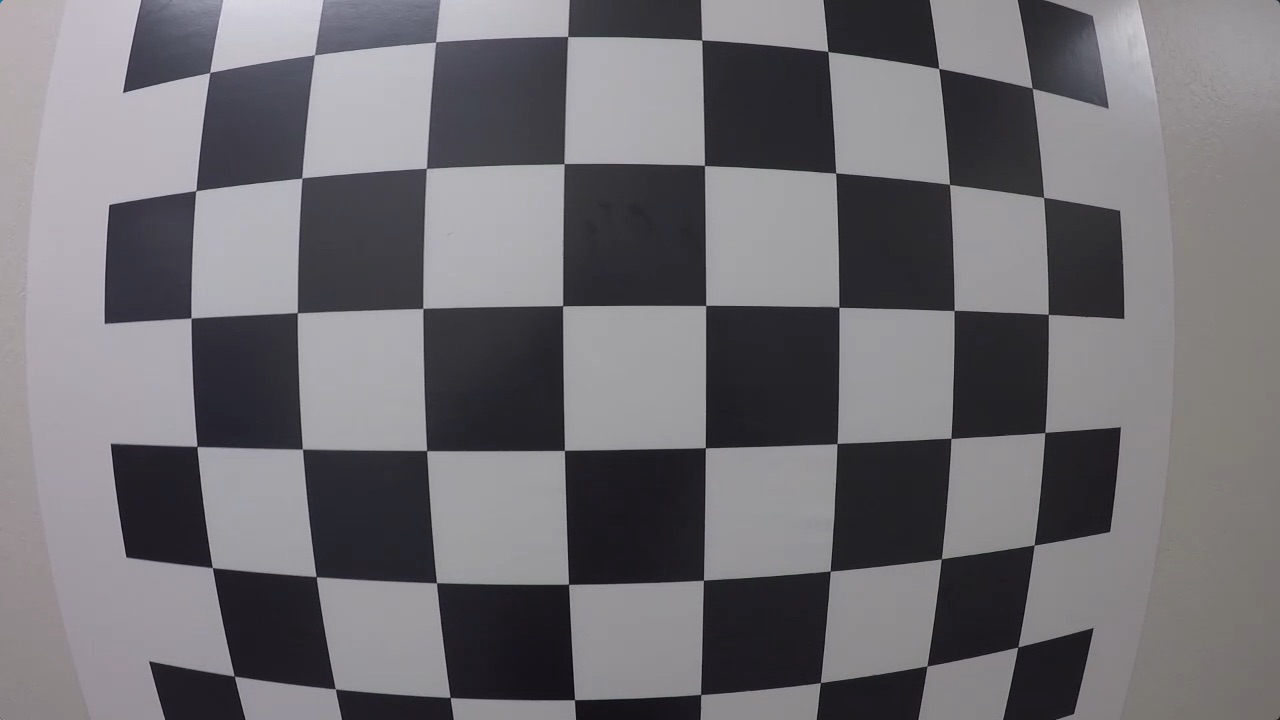
#> input picture calibration_test.png, 1280 x 720 px
$ jupyter execute findingCorners.ipynb
#> lines starting #> are read from the running program, lines starting #| are printed output that depends on the picture; after the words box and inside, x2 and y2 are one past the last pixel; in counts of white or black regions, pixels touching at a corner belong together
[cell 1]
import numpy as np
import cv2
import matplotlib.pyplot as plt
import matplotlib.image as mpimg

# prepare object points
nx = 8
#TODO: enter the number of inside corners in x
ny = 6
#TODO: enter the number of inside corners in y
imagePoints=[]
objPoints = []

objP = np.zeros((6*8,3),np.float32)
objP[:,:2]=np.mgrid[0:8,0:6].T.reshape(-1,2)

# Make a list of calibration images
fname = 'calibration_test.png'
img = cv2.imread(fname)
#> img is the input picture: shape (720, 1280, 3); mean B, G, R 115.4, 110.9, 112.9
# Convert to grayscale
gray = cv2.cvtColor(img, cv2.COLOR_BGR2GRAY)

# Find the chessboard corners
ret, corners = cv2.findChessboardCorners(gray, (nx, ny), None)
#> ret = True; corners = 48 rows, first 8: [209.5, 72.76], [314.5, 54.59], [435.5, 42.04], [567.8, 36.47], [702, 40.03], [827.9, 51.39], [938.9, 68.44], [1032.2, 88.22]
# If found, draw corners
if ret == True:
    imagePoints.append(corners)
    objPoints.append(objP)

    # Draw and display the corners
    cv2.drawChessboardCorners(img, (nx, ny), corners, ret)
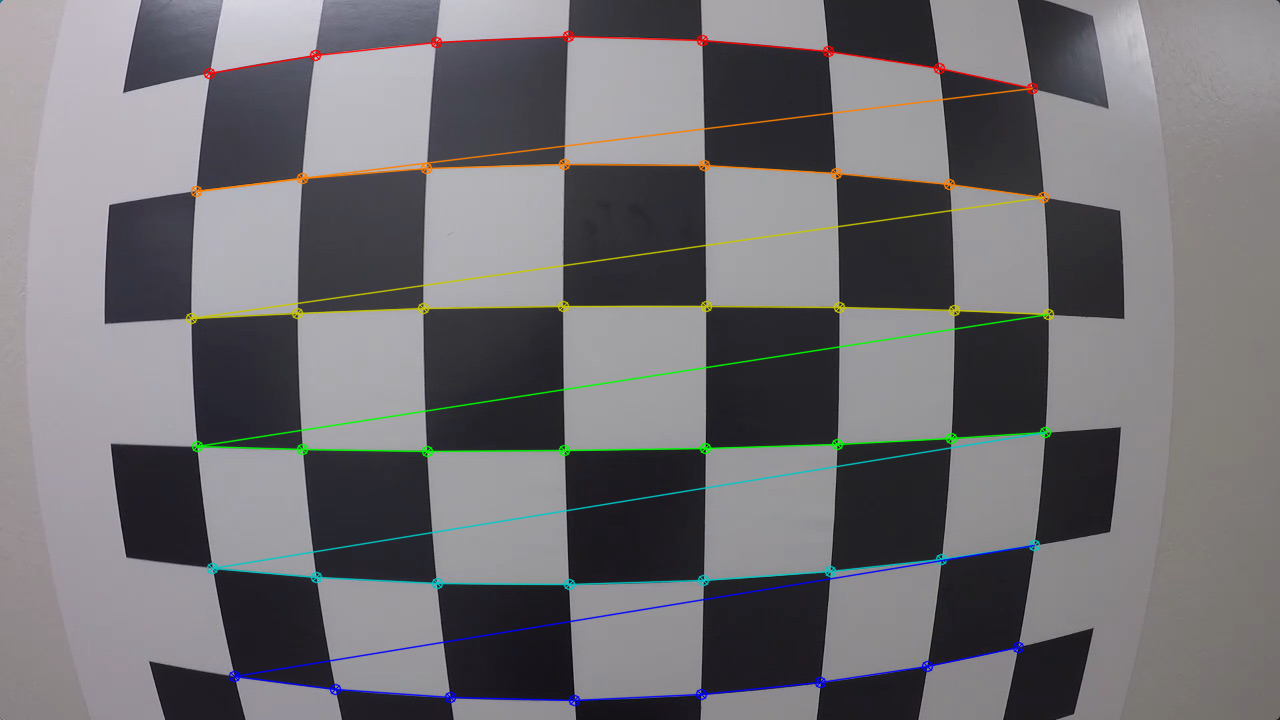
#> img: shape (720, 1280, 3); 3.33% of pixels changed, all inside (x1, y1, x2, y2) = (185, 30, 1055, 707)
    plt.imshow(img)
ret, mtx, dist, rvecs, tvecs = cv2.calibrateCamera(objPoints,imagePoints,gray.shape[::-1],None,None)
#> ret = 0.356; mtx = [[754.9, 0, 663], [0, 763.7, 380.7], [0, 0, 1]]; dist = [[-0.436, 0.27, -0.00079, -0.00284, -0.0957]]; rvecs = ([0.0782, -0.107, -0.00635],); tvecs = ([-3.68, -2.48, 4.7],)

dst = cv2.undistort(img,mtx,dist,None,mtx)
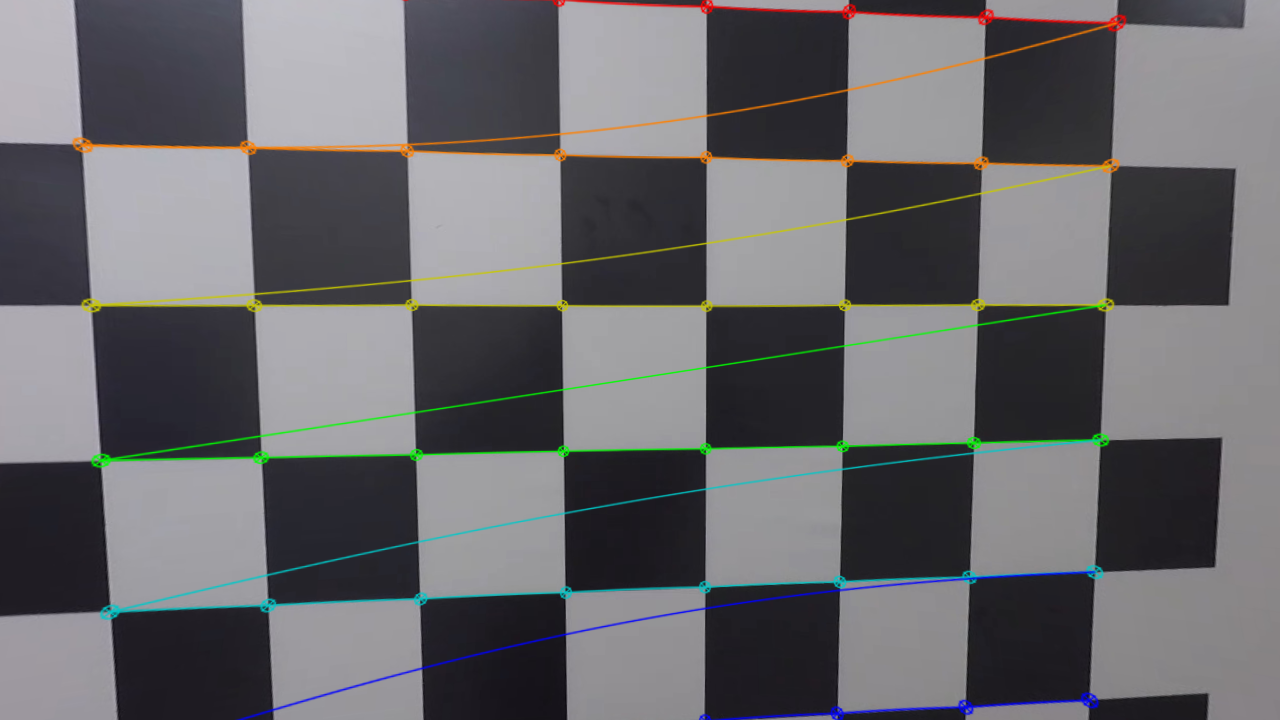
#> dst: shape (720, 1280, 3); mean B, G, R 106.7, 103.5, 103.9

plt.imshow(dst)
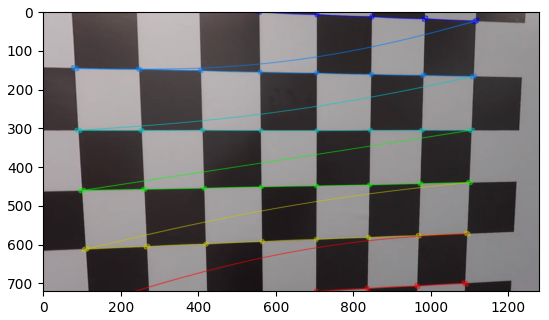
#> figure drawn by matplotlib, 1 panel; B, G, R data is drawn as R, G, B

$ run again, with test_image2.png copied over calibration_test.png
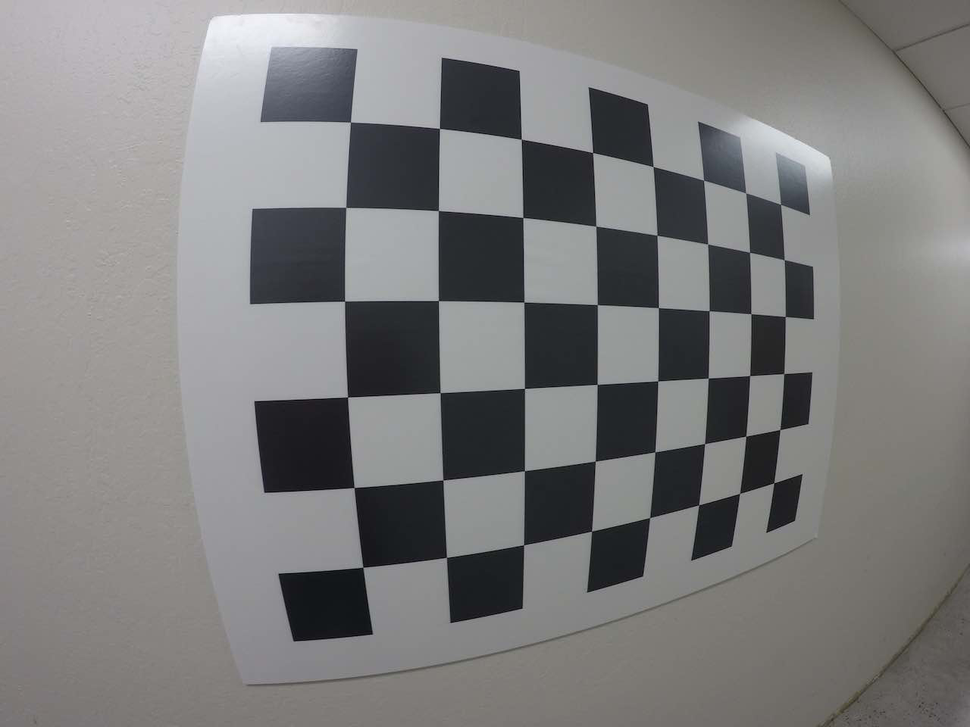
#> input picture test_image2.png, 970 x 727 px, shrunk from 1280 x 960 before the run
#> img is the input picture: shape (727, 970, 3); mean B, G, R 124.9, 125, 125.3
#> `ret, corners = cv2.findChessboardCorners(gray, (nx, ny), None)`: ret = True; corners = 48 rows, first 8: [350.5, 122], [439.4, 128.4], [521.3, 138.9], [592.7, 152.6], [653.1, 166.6], [703.6, 180.2], [745.6, 193], [780.6, 204.4]
#> `cv2.drawChessboardCorners(img, (nx, ny), corners, ret)`:
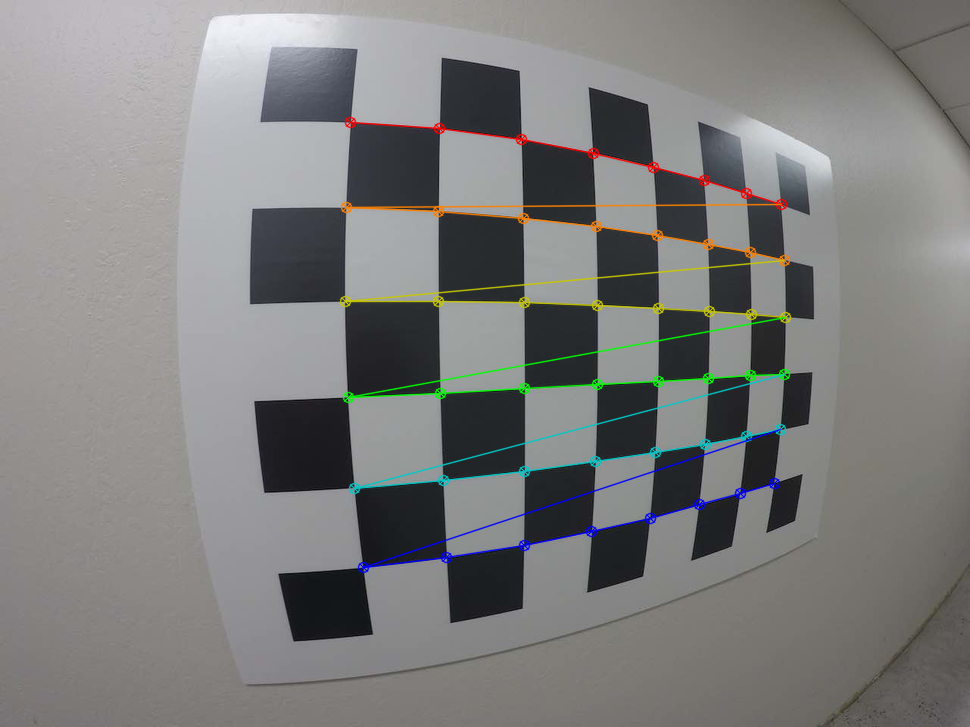
#> img: shape (727, 970, 3); 2.55% of pixels changed, all inside (x1, y1, x2, y2) = (339, 116, 792, 574)
#> `ret, mtx, dist, rvecs, tvecs = cv2.calibrateCamera(objPoints,imagePoin..`: ret = 0.276; mtx = [[358.9, 0, 482.9], [0, 361.7, 372.3], [0, 0, 1]]; dist = [[-0.197, 0.0683, 0.0012, 0.00599, -0.0173]]; rvecs = ([0.0772, -0.278, -0.0241],); tvecs = ([-1.47, -2.73, 3.43],)
#> `[cell 1] import numpy as np import cv2 import matplotlib.pyplot as plt..`:
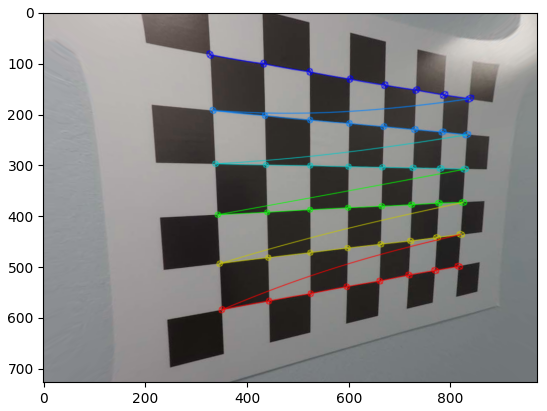
#> figure drawn by matplotlib, 1 panel; B, G, R data is drawn as R, G, B
